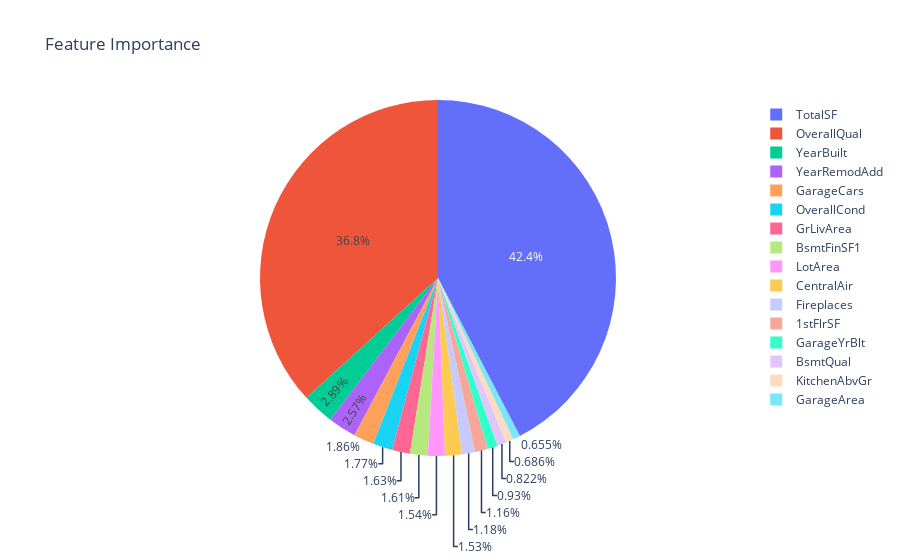

Notebook source saved alongside this figure:
### Code cell
fig.show()

### Figure 1 — Plotly figure (JSON) as saved in the notebook; plotly's stock layout.template omitted (floating-point values rounded to 4 significant figures)
{"data": [{"domain": {"x": [0, 1], "y": [0, 1]}, "hovertemplate": "label=%{label}<br>value=%{value}<extra></extra>", "labels": ["GarageArea", "KitchenAbvGr", "BsmtQual", "GarageYrBlt", "1stFlrSF", "Fireplaces", "CentralAir", "LotArea", "BsmtFinSF1", "GrLivArea", "OverallCond", "GarageCars", "YearRemodAdd", "YearBuilt", "OverallQual", "TotalSF"], "legendgroup": "", "name": "", "showlegend": true, "type": "pie", "values": [0.006203, 0.006497, 0.007782, 0.008802, 0.01102, 0.01118, 0.01451, 0.01462, 0.01524, 0.01543, 0.01675, 0.01757, 0.02437, 0.02739, 0.3481, 0.4015]}], "layout": {"legend": {"tracegroupgap": 0}, "title": {"text": "Feature Importance"}}}
